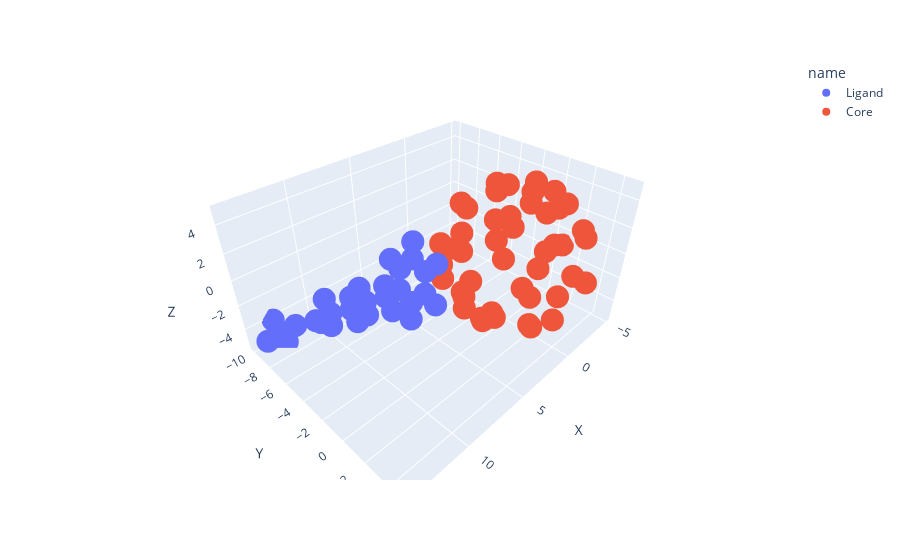

Notebook source saved alongside this figure:
### Code cell
fig = px.scatter_3d(Total, x='X', y='Y', z='Z', color='name')
#fig = px.scatter_3d(dfCore, x='X', y='Y', z='Z')
fig.show()
